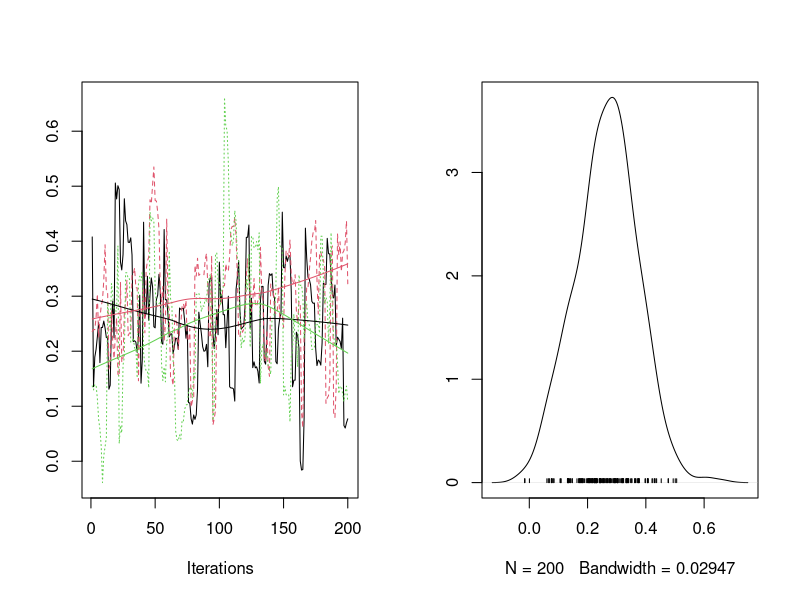
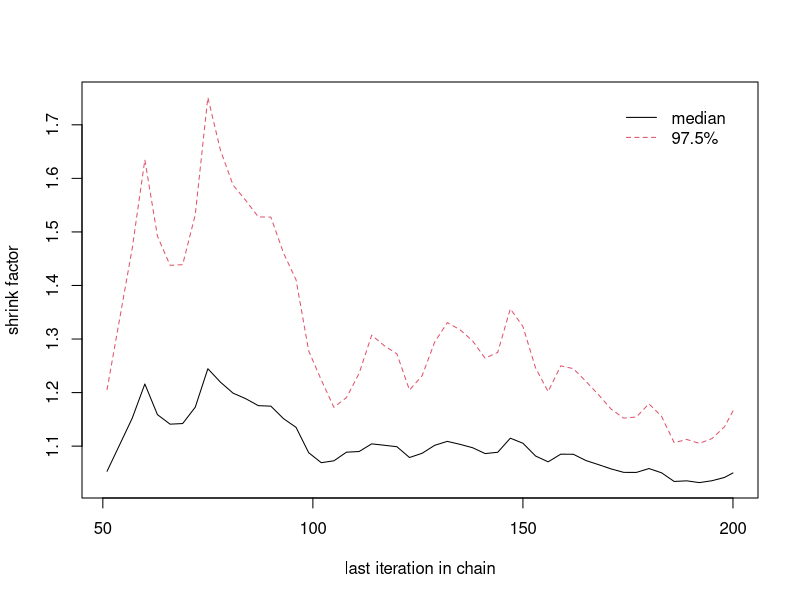
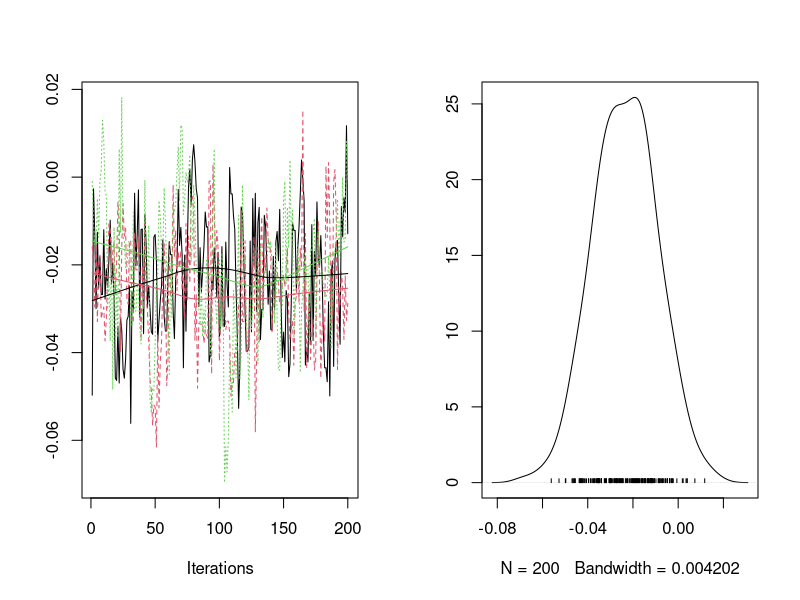
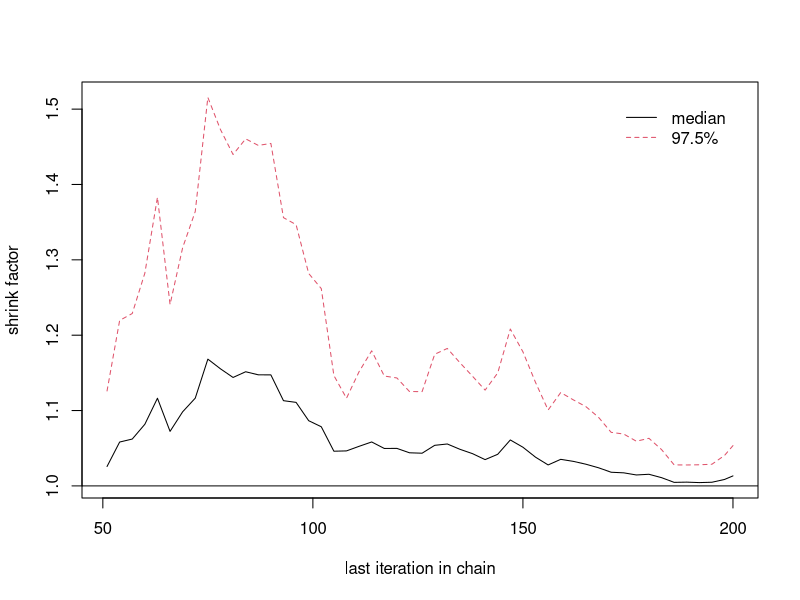

Reproduce these figures in R, in order.
## ---- chunk 1
# import packages and define some useful mathematical functions
knitr::opts_chunk$set(echo = TRUE)
library(parallel)
library(doParallel)
library(foreach)
library("MCMCpack")

sigmoid = function(x) return(1 / (1 + exp(-x)))

softmax = function(x){
  e_x = exp(x - max(x))
  return(e_x / sum(e_x))
}

## ---- chunk 2
# calculate log-likelihood for a pair of parameters.
log_logistic_likelihood = function(x, y, beta_0, beta_1, tol = 1e-100){
  lm = beta_0 + beta_1 * x
  return(sum(y * log(sigmoid(lm) + tol) + (1 - y) * log(1 - sigmoid(lm) + tol)))
}

# the main algorithm of Bayesian Model Averaging
# Input:
# X: a matrix of genotype data. The process of centralization or normalization should be calculated before this algorithm if needed.
# Y: a vector of phenotype data, only binary data(0 or 1) is allowed. 
# prior_ip: prior inclusion probability for each model. The size of vector should be consistent with variables of X. If prior_ip is not normalized(sum to 1), a process of normalization will be done in algorithm.
# mu0: a scalar to specify the prior normal mean of beta_1
# sigma0: a scalar to specify the prior normal standard deviation of beta_1
# lower: a scalar to specify the prior lower bound of uniform distribution for beta_0
# higher: a scalar to specify the prior upper bound of uniform distribution for beta_0
# sample_size: a scalar to specify the number of samples for parameters to perform Monte Carlo Integral for p(data | M_j)

# output:
# A vector of posterior inclusion probability for each variable.

BMA_simple = function(X, Y, prior_ip, mu0, sigma0, lower, higher, sample_size = 10000){
  # preparation
  n = nrow(X)
  p = ncol(X)
  if(length(prior_ip) != p){
    stop("number of dimensions of prior inclusion probability and X are not consistent")
  }
  if(sum(prior_ip) != 1)
    prior_ip = prior_ip / sum(prior_ip)
  
  # sample parameters
  beta_0 = sapply(1:p, function(x){runif(sample_size, lower, higher)})
  beta_1 = sapply(1:p, function(x){rnorm(sample_size, mu0, sigma0)})
  
  # calculate log-likelihood condition on only model
  logp_likelihood = sapply(1:p, function(j){
    if (p == 1){
      beta_0_j = beta_0
      beta_1_j = beta_1
      x_j = X
    }else{
      beta_0_j = beta_0[, j]
      beta_1_j = beta_1[, j]
      x_j = X[, j]
    }
    log_likelihood_j = log(mean(exp(sapply(1:sample_size, function(i){
      log_logistic_likelihood(x_j, Y, beta_0_j[i], beta_1_j[i])
    }))))
    log_likelihood_j
  })
  
  # calculate PIP
  logp_prior_ip = log(prior_ip)
  posterior_ip = softmax(logp_prior_ip + logp_likelihood)
  return(posterior_ip)
}



# simulate
n = 100
mu0 = 0
sigma0 = 1
lower = -10
higher = 10
X = cbind(rnorm(n), rnorm(n, 1), rnorm(n, 1, 5))
b = c(2,5,-2)
Y = rbinom(n, 1, sigmoid(X %*% b + 2))

BMA_simple(X, Y, rep(1/ncol(X), ncol(X)), mu0, sigma0, lower, higher)

## ---- chunk 3
# calculate the log posterior probability for fully model.
log_posterior = function(x, y, beta_0, beta_1, mu0, sigma0, tol = 1e-100){
  lm = beta_0 + beta_1 * x
  sum(y * log(sigmoid(lm) + tol) + (1 - y) * log(1 - sigmoid(lm) + tol)) - (beta_1 - mu0)^2/(2 * sigma0^2)
}

# calculate gradient for each parameters.
dlogp_dbeta0 = function(x, y, beta_0, beta_1){
  lm = beta_0 + beta_1 * x
  sum(y * (1 - sigmoid(lm)) + (y - 1) * sigmoid(lm))
}

dlogp_dbeta1 = function(x, y, beta_0, beta_1, mu0, sigma0){
  lm = beta_0 + beta_1 * x
  sum(y * x * (1 - sigmoid(lm)) + x * (y - 1) * sigmoid(lm)) - (beta_1 - mu0) / (sigma0^2)
}

# check if beta_0 is in accept region
beta_0_in_region = function(lower, higher, beta_0){
  if (beta_0 <= higher || beta_0 >= lower)
    return(TRUE)
  else
    return(FALSE)
}

# build sampling binary tree followed the instruction in NUTS paper
BuildTree = function(x, y, mu0, sigma0, lower, higher, beta, phi, u, v, j, e, delta_max = 1000){
  if (j == 0){
    e = e * v
    pd = c(dlogp_dbeta0(x, y, beta[1], beta[2]), dlogp_dbeta1(x, y, beta[1], beta[2], mu0, sigma0))
    phi = phi + 0.5 * e * pd
    
    beta = beta + e * phi
    
    pd = c(dlogp_dbeta0(x, y, beta[1], beta[2]), dlogp_dbeta1(x, y, beta[1], beta[2], mu0, sigma0))
    phi = phi + 0.5 * e * pd
    
    
    if(!beta_0_in_region(lower, higher, beta[1]))
            phi[1] = phi[1] * -1
    
    if(beta_0_in_region(lower, higher, beta[1]) && log(u) <= log_posterior(x, y, beta[1], beta[2], mu0, sigma0, tol = 1e-100) - 0.5 * phi %*% phi ){
      C2 = c(beta, phi)
    }
    else{
      C2 = c()
    }
    s2 = (log(u) < log_posterior(x, y, beta[1], beta[2], mu0, sigma0, tol = 1e-100) - 0.5 * phi %*% phi + delta_max)
    return(list(beta_negative = beta, phi_negative = phi, beta_positive = beta, phi_positive = phi, C2 = C2, s2 = s2))
  }
  else{
      result = BuildTree(x, y, mu0, sigma0, lower, higher, beta, phi, u, v, j - 1, e)
      beta_negative = result$beta_negative
      phi_negative = result$phi_negative
      beta_positive = result$beta_positive
      phi_positive = result$phi_positive
      C2 = result$C2
      s2 = result$s2
      if(v == -1){
        result = BuildTree(x, y, mu0, sigma0, lower, higher, beta_negative, phi_negative, u, v, j - 1, e)
        beta_negative = result$beta_negative
        phi_negative = result$phi_negative
        C3 = result$C2
        s3 = result$s2
      }
      else{
        result = BuildTree(x, y, mu0, sigma0, lower, higher, beta_positive, phi_positive, u, v, j - 1, e)
        beta_positive = result$beta_positive
        phi_positive = result$phi_positive
        C3 = result$C2
        s3 = result$s2
      }
      s2 = s2 * s3 * (((beta_positive - beta_negative) %*% phi_negative) >= 0) * (((beta_positive - beta_negative) %*% phi_positive) >= 0)
      C2 = rbind(C2, C3)
      return(list(beta_negative = beta_negative, phi_negative = phi_negative, beta_positive = beta_positive, phi_positive = phi_positive, C2 = C2, s2 = s2))
  }
}
    

# NUTS algorithm for sampling one sample. 
NUTS = function(x, y, beta, mu0, sigma0, lower, higher, e = 0.1){
  phi = rnorm(2, mean = c(0, 0), sd = c(1, 1))
  u = runif(1, min = 0, max = exp(log_posterior(x, y, beta[1], beta[2], mu0, sigma0, tol = 1e-100) - 0.5 * phi %*% phi))
  beta_negative = beta
  beta_positive = beta
  phi_negative = phi
  phi_positive = phi
  j = 0
  C = c(beta, phi)
  s = 1
  while (s == 1) {
    v_j = sample(c(1, -1), 1)
    if (v_j == -1) {
      result = BuildTree(x, y, mu0, sigma0, lower, higher, beta_negative, phi_negative, u, v_j, j, e)
      beta_negative = result$beta_negative
      phi_negative = result$phi_negative
      C2 = result$C2
      s2 = result$s2
    }else{
      result = BuildTree(x, y, mu0, sigma0, lower, higher, beta_positive, phi_positive, u, v_j, j, e)
      beta_positive = result$beta_positive
      phi_positive = result$phi_positive
      C2 = result$C2
      s2 = result$s2
    }
    #print(s2)
    if (s2 == 1){
      C = rbind(C, C2)
    }
    s = s2 * (((beta_positive - beta_negative) %*% phi_negative) >= 0) * (((beta_positive - beta_negative) %*% phi_positive) >= 0)
    j = j + 1
  }
  return(C[sample.int(nrow(C), size = 1), ])
}

 
# The main sampling algorithm for Bayesian logistic regression
# Input:
# burn_n: an integer to specify the number of burn-in turns.
# sample_n: an integer to specify the number of samplers.
# sample_gap: an integer to specify the number of sampling gap, which mean we only get 1 samples from total gap samples. Basically, there are (sample_n * sample_gap) turns to sample after burn-in phrase.
# x: a vector of genotype data, only for one gene.
# y: a vector of phenotype data, only binary data(0 or 1) is allowed. 
# beta_0: a scalar for initial value of $\beta_0$
# beta_1: a scalar for initial value of $\beta_1$
# mu0: a scalar to specify the prior normal mean of beta_1
# sigma0: a scalar to specify the prior normal standard deviation of beta_1
# lower: a scalar to specify the prior lower bound of uniform distribution for beta_0
# higher: a scalar to specify the prior upper bound of uniform distribution for beta_0
# e: the step size in NUTS algorithm

# output:
# A matrix, each row is a sample for (beta_0, beta_1)
bayes_logit = function(burn_n, sample_n, sample_gap = 1, x, y, beta_0, beta_1, mu0, sigma0, lower, higher, e = 0.01){
  beta_sample = c()
  beta = c(beta_0, beta_1)
  
  # burn-in phrase
  for (i in 1:burn_n) {
    result = NUTS(x, y, beta, mu0, sigma0, lower, higher, e)
    beta = result[c(1, 2)]
  }
  
  # sampling phrase
  for (i in 1:(sample_n * sample_gap)) {
    result = NUTS(x, y, beta, mu0, sigma0, lower, higher, e)
    beta = result[c(1, 2)]
    # sampling gap
    if (i %% sample_gap == 0){
      beta_sample = rbind(beta_sample, beta)
    }
  }
  return(beta_sample)
}


# The convergence diagnostics algorithm for Bayesian Logistic regression
# Input:
# beta_0: a list of samplers of beta_0 in multiple chains. 
# beta_1: a list of samplers of beta_1 in multiple chains. 
# plot_: a logical scalar, to decide whether the diagnostic plot is needed to output.

# output:
# A list of 2 element, one is the gelman-rubin`s statistics for beta_0, the other is for beta_1.
HMC_convergence = function(beta_0, beta_1, plot_ = T){
  beta_0_mcmc = lapply(beta_0, function(x) mcmc(x))
  beta_1_mcmc = lapply(beta_1, function(x) mcmc(x))
  
  # diagnose for beta_0
  combinedchains_beta_0 = mcmc.list(beta_0_mcmc)
  if (plot_) {
    plot(combinedchains_beta_0)
    print(gelman.diag(combinedchains_beta_0))
    gelman.plot(combinedchains_beta_0)
  }
  
  
  # diagnose for beta_1
  combinedchains_beta_1 = mcmc.list(beta_1_mcmc)
  if (plot_) {
    plot(combinedchains_beta_1)
    print(gelman.diag(combinedchains_beta_1))
    gelman.plot(combinedchains_beta_1)
  }
  
  return(list(beta0_gelman = gelman.diag(combinedchains_beta_0)$psrf[1], beta1_gelman = gelman.diag(combinedchains_beta_1)$psrf[1]))
}

# simulate
n = 1000
X = cbind(rnorm(n, 10), rnorm(n, 1), rnorm(n, 1, 5))
X = X - colMeans(X)
b = c(2,5,-2)
Y = rbinom(n, 1, sigmoid(X %*% b + 2))
x = X[, 1]
y = Y


# run 3 chains at different starting points
beta0 = runif(1, lower, higher)
beta1 = rnorm(1, mu0, sigma0)
#beta = c(beta0, beta1)
samples1 = bayes_logit(200, 200,2, x, Y, beta0, beta1, 0, 1, -10, 10, e = 0.01)

beta0 = runif(1, lower, higher)
beta1 = rnorm(1, mu0, sigma0)
samples2 = bayes_logit(200, 200,2, x, Y, beta0, beta1, 0, 1, -10, 10, e = 0.01)

beta0 = runif(1, lower, higher)
beta1 = rnorm(1, mu0, sigma0)
samples3 = bayes_logit(200, 200,2, x, Y, beta0, beta1, 0, 1, -10, 10, e = 0.01)


# gather samples according to the input of HMC_convergence
beta_0 = list(samples1[,1], samples2[,1], samples3[,1])
beta_1 = list(samples1[,2], samples2[,2], samples3[,2])


# get the convergence result
convergence = HMC_convergence(beta_0, beta_1)

convergence
## ---- chunk 4
# calculate log-likelihood for a pair of parameters.
log_logistic_likelihood = function(x, y, beta_0, beta_1, tol = 1e-100){
  lm = beta_0 + beta_1 * x
  return(sum(y * log(sigmoid(lm) + tol) + (1 - y) * log(1 - sigmoid(lm) + tol)))
}



# the main algorithm of Bayesian Model Averaging with Inference
# Input:
# X: a matrix of genotype data. The process of centralization or normalization should be calculated before this algorithm if needed.
# Y: a vector of phenotype data, only binary data(0 or 1) is allowed. 
# prior_ip: prior inclusion probability for each model. The size of vector should be consistent with variables of X. If prior_ip is not normalized(sum to 1), a process of normalization will be done in algorithm.
# mu0: a scalar to specify the prior normal mean of beta_1
# sigma0: a scalar to specify the prior normal standard deviation of beta_1
# lower: a scalar to specify the prior lower bound of uniform distribution for beta_0
# higher: a scalar to specify the prior upper bound of uniform distribution for beta_0
# sample_size: a scalar to specify the number of samples for parameters to perform Monte Carlo Integral for p(data | M_j)
# n_chain : an integer to specify the number of chains needed in convergence diagnostics. And only the samples from the first chain will be returned.
# burn_n: an integer to specify the number of burn-in turns.
# sample_n: an integer to specify the number of samplers.
# sample_gap: an integer to specify the number of sampling gap, which mean we only get 1 samples from total gap samples. Basically, there are (sample_n * sample_gap) turns to sample after burn-in phrase.
# e: a scalar to specify the step size parameter in NUTS.

# output:
# A list. The first element is a vector of posterior inclusion probability for each variable. The second vector is Gelman-Rubin statistics and samples for each gene.
BMA_inference = function(X, Y, prior_ip, mu0, sigma0, lower, higher, sample_size = 10000, n_chain = 3, burn_n = 200, sample_n = 200, sample_gap = 1, e = 0.01){
  n = nrow(X)
  p = ncol(X)
  if(length(prior_ip) != p){
    stop("number of dimensions of prior inclusion probability and X are not consistent")
  }
  if(sum(prior_ip) != 1)
    prior_ip = prior_ip / sum(prior_ip)
  beta_0 = sapply(1:p, function(x){runif(sample_size, lower, higher)})
  beta_1 = sapply(1:p, function(x){rnorm(sample_size, mu0, sigma0)})
  
  
  
  # parallel sampling
  registerDoParallel(4)
  
  # run sampling algorithm for each gene
  chains = sapply(1:p, function(j){
    
    # sample multiple chain
    multiple_chains = foreach(i = 1:n_chain, .combine = cbind) %dopar% {
    beta0 = beta_0[i, j]
    beta1 = beta_1[i, j]
    bayes_logit(burn_n, sample_n, sample_gap, x, Y, beta0, beta1, mu0, sigma0, lower, higher, e)
    }
    
    result = list()
    if (n_chain == 1) {
      # if sample only one chain, then just return samples
      result[["beta_0_samples"]] = beta_0[[1]]
      result[["beta_1_samples"]] = beta_1[[1]]
      result[["beta_0_mean"]] = mean(beta_0[[1]])
      result[["beta_1_mean"]] = mean(beta_1[[1]])
      return(result)
    }
    else{
      # if sample for multiple chains, then Gelman-rubin`s statistics is calculated. The statistics and the samples from the first chain are returned.
      beta_0 = list()
      beta_1 = list()
      for (i in 1:n_chain) {
        beta_0[[i]] = multiple_chains[, i * 2 - 1]
        beta_1[[i]] = multiple_chains[, i * 2]
      }
      result = HMC_convergence(beta_0, beta_1, plot_ = FALSE)
      result[["beta_0_samples"]] = beta_0[[1]]
      result[["beta_1_samples"]] = beta_1[[1]]
      result[["beta_0_mean"]] = mean(beta_0[[1]])
      result[["beta_1_mean"]] = mean(beta_1[[1]])
      return(result)
    }
  })
  
  
  # calculate log-likelihood condition on only model
  logp_likelihood = sapply(1:p, function(j){
    if (p == 1){
      beta_0_j = beta_0
      beta_1_j = beta_1
      x_j = X
    }else{
      beta_0_j = beta_0[, j]
      beta_1_j = beta_1[, j]
      x_j = X[, j]
    }
    log_likelihood_j = log(mean(exp(sapply(1:sample_size, function(i){
      log_logistic_likelihood(x_j, Y, beta_0_j[i], beta_1_j[i])
    }))))
    log_likelihood_j
  })
  
  # calculate PIP
  logp_prior_ip = log(prior_ip)
  posterior_ip = softmax(logp_prior_ip + logp_likelihood)
  return(list(posterior_ip, chains))
}

# simulate
n = 1000
X = cbind(rnorm(n, 10), rnorm(n, 1), rnorm(n, 1, 5))
X = X - colMeans(X)
b = c(2,5,-2)
Y = rbinom(n, 1, sigmoid(X %*% b + 2))
result = BMA_inference(X, Y, rep(1/ncol(X), ncol(X)), 0, 1, -10, 10)
result
